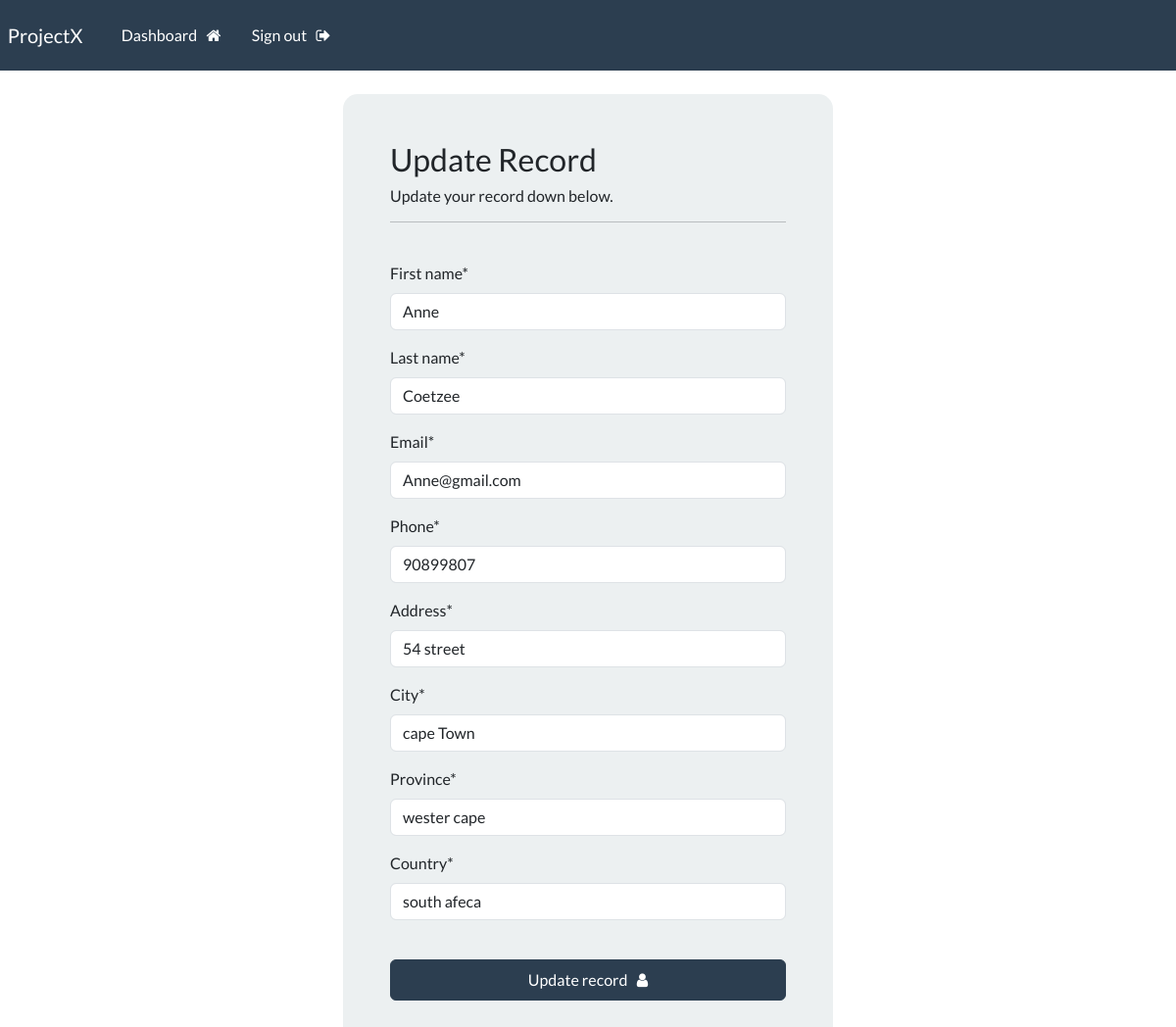
The page /update-record/3 (signed in) on the database its author committed.
### webapp/models.py (models this page shows, shortened)
class Record(models.Model):
    creation_date = models.DateTimeField(auto_now_add=True)
    first_name = models.CharField(max_length=100)
    last_name = models.CharField(max_length=100)
    email = models.CharField(max_length=255)
    phone = models.CharField(max_length=20)
    address= models.CharField(max_length=300)
    city = models.CharField(max_length=255)
    province = models.CharField(max_length=200)
    country = models.CharField(max_length=125)

### webapp/views.py (the view)
# urls.py: path('update-record/<int:pk>' , views.update_record , name="update-record"),
@login_required(login_url='my-login')
def update_record(request , pk):
    record = Record.objects.get(id = pk)
    form = UpdateRecordForm(instance=record)
    if request.method == "POST":
        form = UpdateRecordForm(request.POST , instance=record)
        if form.is_valid():
            form.save()
            messages.success(request , "Your record was updated!")
            return redirect("dashboard")
    context = {"form" : form}
    return render(request , 'webapp/update-record.html' , context=context)

### webapp/forms.py
class UpdateRecordForm(forms.ModelForm):
    class Meta:
        model = Record
        fields = ['first_name', 'last_name', 'email', 'phone', 'address', 'city', 'province', 'country']

### webapp/templates/webapp/update-record.html (shortened to what this page needs)
{% extends "webapp/base.html" %}
{% load crispy_forms_tags %}
{% block content %}
<body>
    <div class="container bg-light shadow-md p-5  form-layout">
        <h3> Update Record</h3>
        <h6> Update your record down below. </h6>
        <hr>
        <br>
        <form method="POST" autocomplete="off">
            {{form|crispy}}
            <br>
            <button type="submit" class="btn btn-primary w-100 btn-block p-2"> Update record &nbsp; <i class="fa fa-user" aria-hidden="true"></i> </button>
        </form>
</body>
{% endblock %}

### static/css/styles.css (style rules this page uses)
.form-layout { border-radius: 15px; width: 500px; }

### rows shown on the page
Record: first_name "Anne", last_name "Coetzee", email "Anne@gmail.com", phone "90899807", address "54 street", city "cape Town", province "wester cape", country "south afeca"
